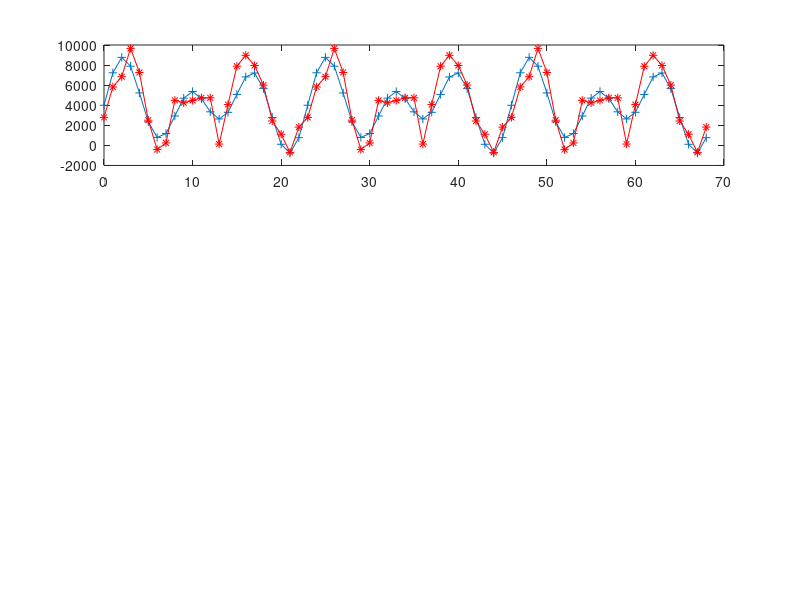

The MATLAB script that drew this image: (Note: this script raises an error after producing the figure.)
clear all;
close all;

mul = 3; %replikasi
Fs = 23;
T = 1/Fs;
L = 23*1;
t = (0:L-1)*T;
x = 4000+3000*sin(2*pi*3*t)+2000*sin(2*pi*2*t);
noise = 1400*randn(size(t)) + 200*randn(size(t));
%y = x + 1400*randn(size(t))+700*sin(2*pi*100*t)+900*sin(2*pi*200*t);
y = x + noise;

%% Replication Matrix
x = repmat(x',mul,1); x = x';
y = repmat(y',mul,1); y = y';
t = (0:L*mul-1)*T;
%% plot
subplot(3,1,1);
plot(Fs*t,x,'-+');
hold on
plot(Fs*t,y,'r-*');
hold off

%%  Filter Design
h=fdesign.lowpass('N,Fc',8,4,23);
%designmethods(h);
d=design(h);

%% De-noiseing
y1=filter(d.Numerator,1,y);
y1=filter(d.Numerator,1,fliplr(y1));
y1=fliplr(y1);

subplot(3,1,2);
plot(Fs*t,y,'r-*');
hold on
plot(Fs*t,y1,'g-o');
hold off

subplot(3,1,3);
plot(Fs*t,x,'-+');
hold on
plot(Fs*t,y1,'g-o');
hold off


%% peak detection
figure;
subplot(3,1,1);
plot(t,x);
hold on
[maxtab, mintab] = peakdet(x, 0.5, t);
plot(mintab(:,1), mintab(:,2), 'g*');
plot(maxtab(:,1), maxtab(:,2), 'r*');
hold off

subplot(3,1,2);
plot(t,y,'--'); 
hold on
[maxtab, mintab] = peakdet(y, 0.5, t);
plot(mintab(:,1), mintab(:,2), 'g*');
plot(maxtab(:,1), maxtab(:,2), 'r*');
hold off


subplot(3,1,3);
plot(t,y1,'r');
hold on
[maxtab, mintab] = peakdet(y1, 0.5, t);
plot(mintab(:,1), mintab(:,2), 'g*');
plot(maxtab(:,1), maxtab(:,2), 'r*');
hold off

figure;
plot(t,x);
hold on
[maxtab, mintab] = peakdet(x, 0.5, t);
plot(mintab(:,1), mintab(:,2), 'g+');
plot(maxtab(:,1), maxtab(:,2), 'r+');

plot(t,y1,'r');
[maxtab, mintab] = peakdet(y1, 0.5, t);
plot(mintab(:,1), mintab(:,2), 'go');
plot(maxtab(:,1), maxtab(:,2), 'ro');
hold off

%% Local Minimum Detection
y11 = int16(diff(y1,1));
y12 = int16(diff(y1,2));



